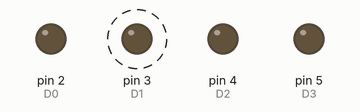
This sketch was run on a simulated Arduino Uno, built with avr-gcc and run on an emulated ATmega328P. On the bench: output pins drawn as LEDs (lit = HIGH). Dashed ring = blinking.

Above: at 0.5 s.
Timing chart, 0 to 4.6 s (numbered marks = the images above):
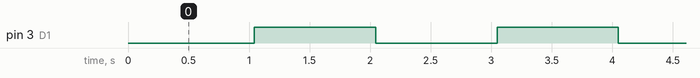

Measured:
- by itself, pin 3 (D1): alternates HIGH for 1.0 s and LOW for 1.0 s

The sketch:

sketch_nov07b.ino
```cpp
#define D0 2
#define D1 3
#define D2 4
#define D3 5

const unsigned int pulseLength = 100;
byte state = LOW;

void setup() {
  Serial.begin(9600);

  pinMode(D0, OUTPUT);
  pinMode(D1, OUTPUT);
  pinMode(D2, OUTPUT);
  pinMode(D3, OUTPUT);

  digitalWrite(D0, LOW);
  digitalWrite(D1, LOW);
  digitalWrite(D2, LOW);
  digitalWrite(D3, LOW);
}

void loop() {
  send0(D1);
  send1(D1);
  send0(D1);
  send1(D1);
  send0(D1);
  send1(D1);
  send0(D1);
  send1(D1);
  send0(D1);
  send1(D1);
  delay(1000);
}

void send0(int pin) {
  state = !state;
  digitalWrite(pin, state);
  delayMicroseconds(pulseLength << 1);
}

void send1(int pin) {
  digitalWrite(pin, state);
  delayMicroseconds(pulseLength);
  digitalWrite(pin, !state);
  delayMicroseconds(pulseLength);
}

void send10(int pin) {
  send1(pin);
  send0(pin);
}

void send01(int pin) {
  send1(pin);
  delayMicroseconds(pulseLength << 1);
}

void send00(int pin) {
  send0(pin);
  delayMicroseconds(pulseLength << 1);
}

void send11(int pin) {
  send1(pin);
  send1(pin);
}
```
